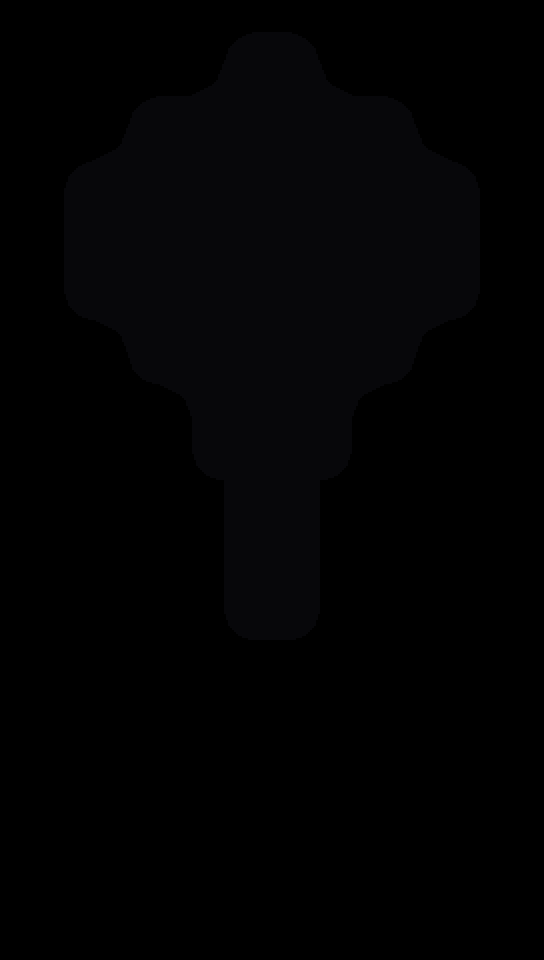

A 2D game scene composited from a Tiled map and its tileset images. What follows is a short description and the map's XML, with each tile layer's data collapsed to a summary:
An orthogonal 17x30 tile map with 32x32 px tiles, 1 tile layer (Tile Layer 1), 2 tilesets and 22 objects (TenantA, TenantG, TenantC, TenantD, TenantF, ...).

<map version="1.0" orientation="orthogonal" width="17" height="30" tilewidth="32" tileheight="32">
 <tileset firstgid="1" name="BlackRoom" tilewidth="32" tileheight="32">
  <image source="../Tiles/BlackRoom.png" width="224" height="160" />
 </tileset>
 <tileset firstgid="36" name="PropGrid" tilewidth="32" tileheight="32">
  <image source="../PropGrid.png" width="192" height="608" />
 </tileset>
 <layer name="Tile Layer 1" width="17" height="30">
  <data>[510 cells, 510 non-empty, 11 distinct tile ids]</data>
 </layer>
 <objectgroup name="Props" width="17" height="30">
  <object name="TenantA" gid="114" x="131" y="137">
   <properties>
    <property name="Collidable" value="true" />
    <property name="Permissions" value="All" />
    <property name="Sprite" value="Tenant1" />
    <property name="SuccessDialogue" value="Tenant" />
   </properties>
  </object>
  <object gid="115" x="163" y="137" />
  <object name="TenantG" gid="116" x="398" y="169">
   <properties>
    <property name="Collidable" value="true" />
    <property name="Permissions" value="All" />
    <property name="Sprite" value="Tenant6" />
    <property name="SuccessDialogue" value="Tenant" />
   </properties>
  </object>
  <object gid="117" x="430" y="169" />
  <object name="TenantC" gid="118" x="99" y="201">
   <properties>
    <property name="Collidable" value="true" />
    <property name="Permissions" value="All" />
    <property name="Sprite" value="Tenant2" />
    <property name="SuccessDialogue" value="Tenant" />
   </properties>
  </object>
  <object gid="119" x="131" y="201" />
  <object name="TenantD" gid="130" x="71" y="247">
   <properties>
    <property name="Collidable" value="true" />
    <property name="Permissions" value="All" />
    <property name="Sprite" value="Tenant5" />
    <property name="SuccessDialogue" value="Tenant" />
   </properties>
  </object>
  <object gid="131" x="103" y="247" />
  <object name="TenantF" gid="128" x="366" y="137">
   <properties>
    <property name="Collidable" value="true" />
    <property name="Permissions" value="All" />
    <property name="Sprite" value="Tenant3" />
    <property name="SuccessDialogue" value="Tenant" />
   </properties>
  </object>
  <object gid="129" x="398" y="137" />
  <object name="TenantH" gid="126" x="411" y="231">
   <properties>
    <property name="Collidable" value="true" />
    <property name="Permissions" value="All" />
    <property name="Sprite" value="Tenant4" />
    <property name="SuccessDialogue" value="All" />
   </properties>
  </object>
  <object gid="127" x="443" y="231" />
  <object gid="115" x="459" y="290" />
  <object name="TenantI" gid="114" x="427" y="290">
   <properties>
    <property name="Collidable" value="true" />
    <property name="Permissions" value="All" />
    <property name="Sprite" value="Tenant1" />
    <property name="SuccessDialogue" value="Tenant" />
   </properties>
  </object>
  <object name="TenantB" gid="126" x="75" y="162">
   <properties>
    <property name="Collidable" value="true" />
    <property name="Permissions" value="All" />
    <property name="Sprite" value="Tenant4" />
    <property name="SuccessDialogue" value="Tenant" />
   </properties>
  </object>
  <object gid="127" x="107" y="162" />
  <object gid="129" x="114" y="301" />
  <object name="TenantE" gid="128" x="82" y="301">
   <properties>
    <property name="Collidable" value="true" />
    <property name="Permissions" value="All" />
    <property name="Sprite" value="Tenant3" />
    <property name="SuccessDialogue" value="Tenant" />
   </properties>
  </object>
  <object name="BlackDesk" gid="138" x="240" y="78">
   <properties>
    <property name="Bounds" value="0,40,64,24" />
    <property name="Collidable" value="true" />
    <property name="Permissions" value="All" />
    <property name="Sprite" value="BlackDesk" />
    <property name="SuccessDialogue" value="BlackDesk" />
   </properties>
  </object>
  <object gid="139" x="272" y="78" />
  <object gid="144" x="240" y="110" />
  <object gid="145" x="272" y="110" />
 </objectgroup>
</map>
